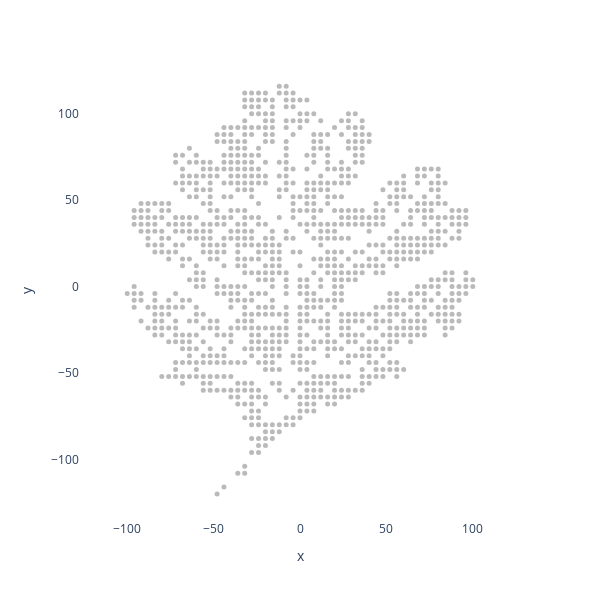

Notebook source saved alongside this figure:
### Code cell
image_path = r"images\OakLeaf.png"
points_df = image_to_points_symmetry_grid(image_path, num_points=1000, x_symmetry=False, y_symmetry=False)
plot_points(points_df, 5)

### Figure 1 — Plotly figure (JSON) as saved in the notebook; plotly's stock layout.template omitted (floating-point values rounded to 4 significant figures; data arrays with more than 128 entries replaced by an {"elided": "..."} marker saying what was removed)
{"data": [{"hovertemplate": "x=%{x}<br>y=%{y}<extra></extra>", "legendgroup": "", "marker": {"color": "darkgrey", "opacity": 0.8, "size": 5, "symbol": "circle"}, "mode": "markers", "name": "", "orientation": "v", "showlegend": false, "type": "scatter", "x": {"elided": "1000 int values"}, "xaxis": "x", "y": {"elided": "1000 int values"}, "yaxis": "y"}], "layout": {"height": 600, "legend": {"tracegroupgap": 0}, "margin": {"t": 60}, "paper_bgcolor": "white", "plot_bgcolor": "white", "width": 600, "xaxis": {"anchor": "y", "domain": [0, 1], "showgrid": false, "title": {"text": "x"}, "visible": true}, "yaxis": {"anchor": "x", "domain": [0, 1], "scaleanchor": "x", "scaleratio": 1, "showgrid": false, "title": {"text": "y"}, "visible": true}}}
